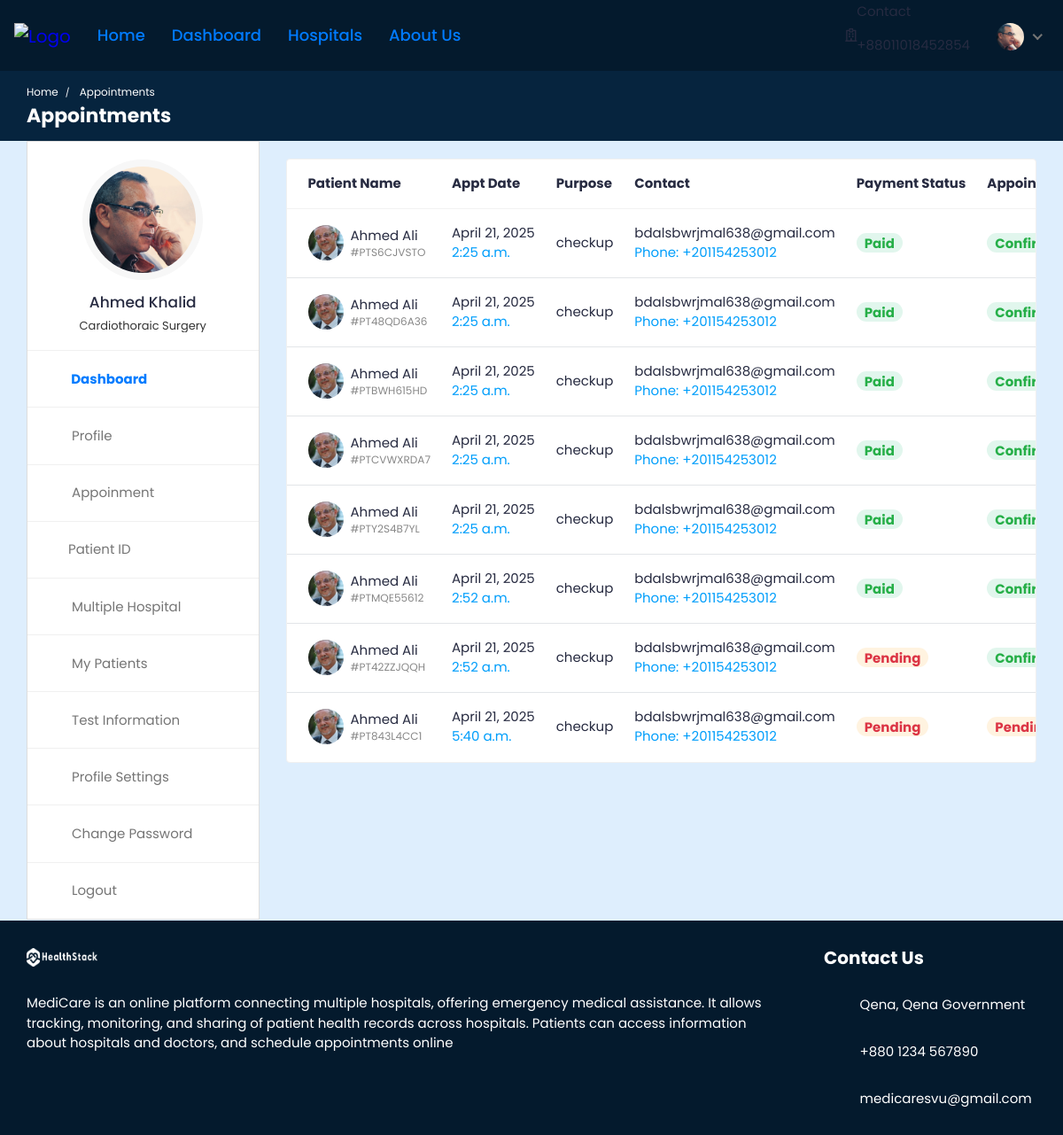
Before: /doctor/appointments/ (signed in) with the older database file.
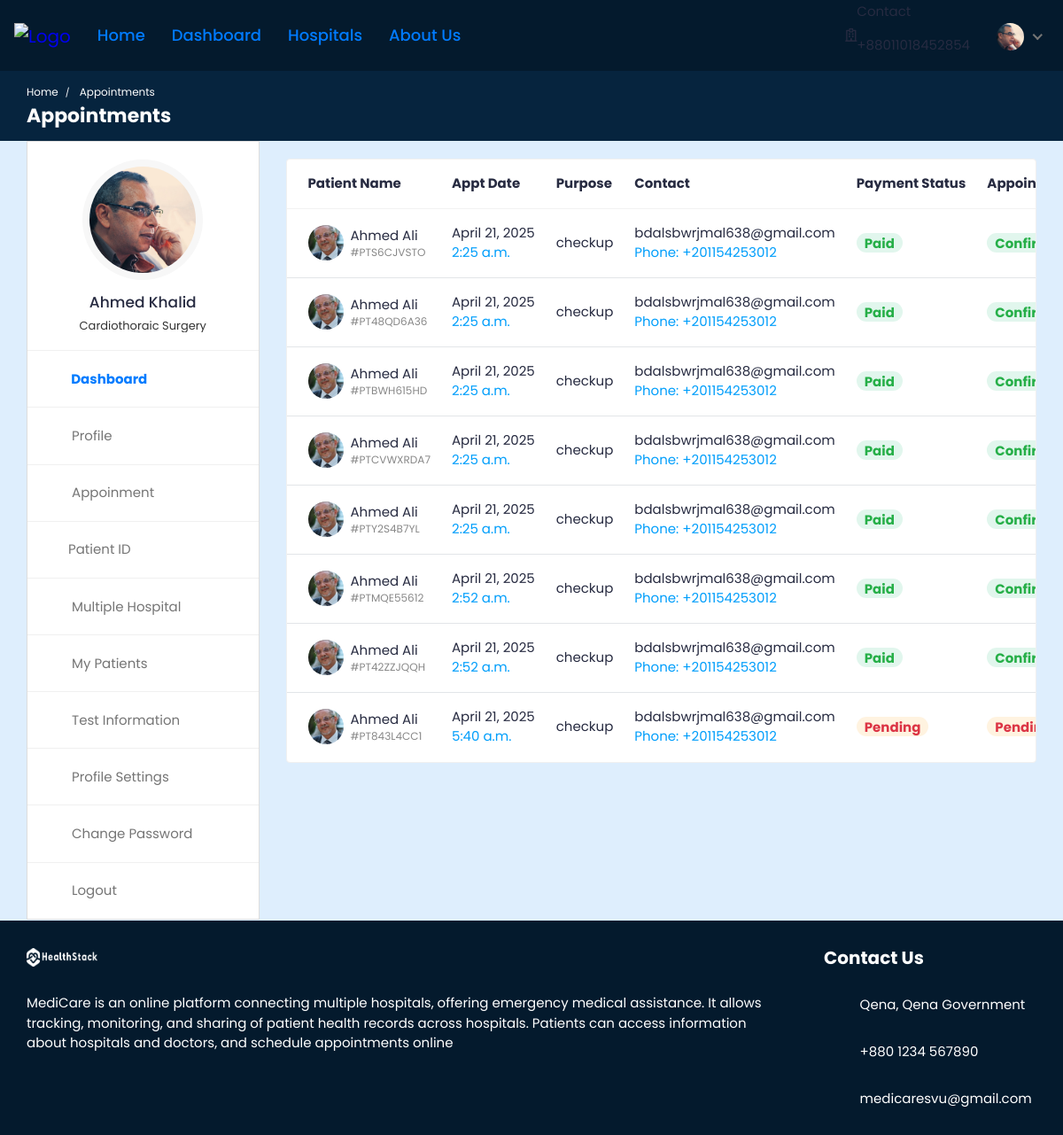
After: the same page with the newer database file.
### doctor/models.py (models this page shows, shortened)
class Appointment(models.Model):
    APPOINTMENT_TYPE = (
        ('report', 'report'),
        ('checkup', 'checkup'),
    )
    APPOINTMENT_STATUS = (
        ('pending', 'pending'),
        ('confirmed', 'confirmed'),
        ('cancelled', 'cancelled'),
    )
    PAYMENT_STATUS = (
        ('pending', 'pending'),
        ('confirmed', 'confirmed'),
        ('cancelled', 'cancelled'),
    )
    id = models.AutoField(primary_key=True)
    date = models.DateField(null=True, blank=True)
    time = models.TimeField(null=True, blank=True)
    doctor = models.ForeignKey(Doctor_Information, on_delete=models.CASCADE, null=True, blank=True)
    patient = models.ForeignKey(Patient, on_delete=models.CASCADE, null=True, blank=True)
    appointment_type = models.CharField(max_length=200, choices=APPOINTMENT_TYPE)
    appointment_status = models.CharField(max_length=200, choices=APPOINTMENT_STATUS)
    serial_number = models.CharField(max_length=200, null=True, blank=True)
    payment_status = models.CharField(max_length=200, choices=PAYMENT_STATUS,default='pending')
    transaction_id = models.CharField(max_length=255, null=True, blank=True)
    message = models.CharField(max_length=255, null=True, blank=True)

### hospital/models.py (models this page shows, shortened)
class Patient(models.Model):
    patient_id = models.AutoField(primary_key=True)
    user = models.OneToOneField(User, on_delete=models.CASCADE, null=True, blank=True, related_name='patient')
    name = models.CharField(max_length=200, null=True, blank=True)
    username = models.CharField(max_length=200, null=True, blank=True)
    age = models.IntegerField(null=True, blank=True)
    email = models.EmailField(max_length=200, null=True, blank=True)
    phone_number = models.IntegerField(null=True, blank=True)
    address = models.CharField(max_length=200, null=True, blank=True)
    featured_image = models.ImageField(upload_to='patients/', default='patients/user-default.png', null=True, blank=True)
    blood_group = models.CharField(max_length=200, null=True, blank=True)
    history = models.CharField(max_length=200, null=True, blank=True)
    dob = models.CharField(max_length=200, null=True, blank=True)
    nid = models.CharField(max_length=200, null=True, blank=True)
    serial_number = models.CharField(max_length=20,unique=True,default=str(uuid.uuid4())[:8])
    login_status = models.CharField(max_length=200, null=False, blank=False, default="offline")

### doctor/views.py (the view)
# urls.py: path('appointments/',views.appointments, name='appointments'),
@csrf_exempt
@login_required(login_url="doctor:doctor-login")
@cache_control(no_cache=True, must_revalidate=True, no_store=True)
def appointments(request):
        if request.user.is_authenticated:
            if request.user.is_doctor:
                doctor = Doctor_Information.objects.get(user=request.user)
                total_appointments = Appointment.objects.filter(doctor=doctor)
            else:
                return redirect('doctor:doctor-login')
            context = {'doctor': doctor, 'total_appointments': total_appointments}
            return render(request, 'appointments.html', context)
        else:
            return redirect('doctor:doctor-login')

### templates/appointments.html (shortened to what the changed rows need)
{% load static %}
<!DOCTYPE html>
<html lang="en">
  <head>
    <link
      rel="stylesheet"
      href="{% static 'HealthStack-System/css/Normal/bootstrap.min.css' %}"
    />
    <link
      rel="stylesheet"
      href="{% static 'HealthStack-System/plugins/Normal/fontawesome/css/fontawesome.min.css' %}"
    />
    <link
      rel="stylesheet"
      href="{% static 'HealthStack-System/plugins/Normal/fontawesome/css/all.min.css' %}"
    />
    <link
      rel="stylesheet"
      href="{% static 'HealthStack-System/css/Normal/style.css' %}"
    />
  </head>
  <body>
    <div class="main-wrapper">
      <div class="breadcrumb-bar">
        <div class="container-fluid">
          <div class="row align-items-center">
            <div class="col-md-12 col-12">
              <h2 class="breadcrumb-title">Appointments</h2>
            </div>
          </div>
        </div>
      </div>
      <div class="content">
        <div class="container-fluid">
          <div class="row">
            <div class="col-md-7 col-lg-8 col-xl-9">
              <div class="appointments">
                   <div class="tab-content">
                      <div
                        class="tab-pane show active"
                        id="upcoming-appointments"
                      >
                        <div class="card card-table mb-0">
                          <div class="card-body">
                            <div class="table-responsive">
                              <table
                                class="table table-hover table-center mb-0"
                              >
                                <thead>
                                  <tr>
                                    <th>Patient Name</th>
                                    <th>Appt Date</th>
                                    <th>Purpose</th>
                                    <th>Contact</th>
                                    <th>Payment Status</th>
                                    <th>Appoinment Status</th>
                                  </tr>
                                </thead>
                                <tbody>
                                  {% for appointment in total_appointments %}
                                  <tr>
                                    <td>
                                      <h2 class="table-avatar">
                                        <a
                                          href="{% url 'doctor:patient-profile' pk=appointment.patient.patient_id %}"
                                          class="avatar avatar-sm mr-2"
                                          ><img
                                            class="avatar-img rounded-circle"
                                            src="{{appointment.patient.featured_image.url}}"
                                            alt="User Image"
                                        /></a>
                                        <a href="{% url 'doctor:patient-profile' pk=appointment.patient.patient_id %}">{{appointment.patient.name}}<span>#PT{{appointment.serial_number}}</span></a>
                                      </h2>
                                    </td>
                                    <td>
                                      {{appointment.date}}
                                      <span class="d-block text-info"
                                        >{{appointment.time}}</span
                                      >
                                    </td>
                                    <td>{{ appointment.appointment_type }}</td>
                                    <td>
                                      {{appointment.patient.email}}
                                      <span class="d-block text-info"
                                        >Phone: +20{{appointment.patient.phone_number}}</span
                                      >
                                    </td>
                                    <td>
                                      {% if appointment.payment_status == 'pending' %}
                                      <span class="badge badge-pill bg-warning-light">Pending</span>
                                      {% endif %}
                                      {% if appointment.payment_status == 'confirmed' %}
                                      <span class="badge badge-pill bg-success-light">Paid</span>
                                      {% endif %}
                                    </td>
                                    <td>
                                      {% if appointment.appointment_status == 'confirmed' %}
                                      <span class="badge badge-pill bg-success-light">Confirmed</span>
                                      {% endif %}
                                    </td>
                                  </tr>
                                  {% endfor %}
                                </tbody>
                              </table>
                            </div>
                          </div>
                        </div>
                      </div>
              </div>
            </div>
          </div>
        </div>
      </div>
      {% include 'footer.html' %}
    </div>
  </body>
</html>

Changed rows visible on the page:
changed Appointment "42ZZJQQH": text "Pending" → "Paid"
